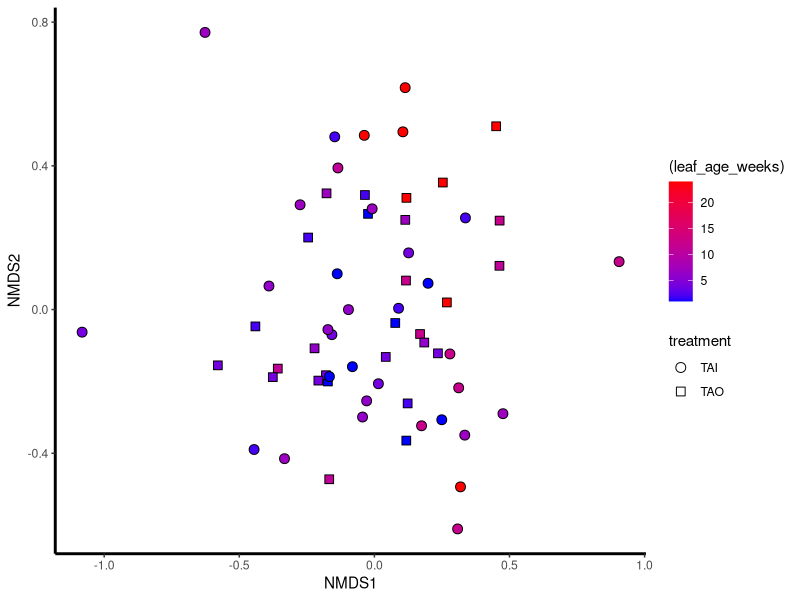
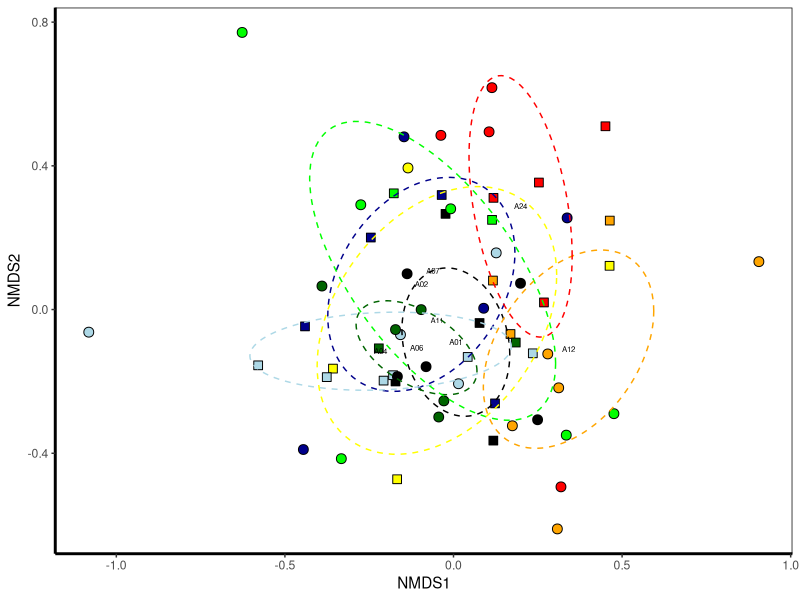
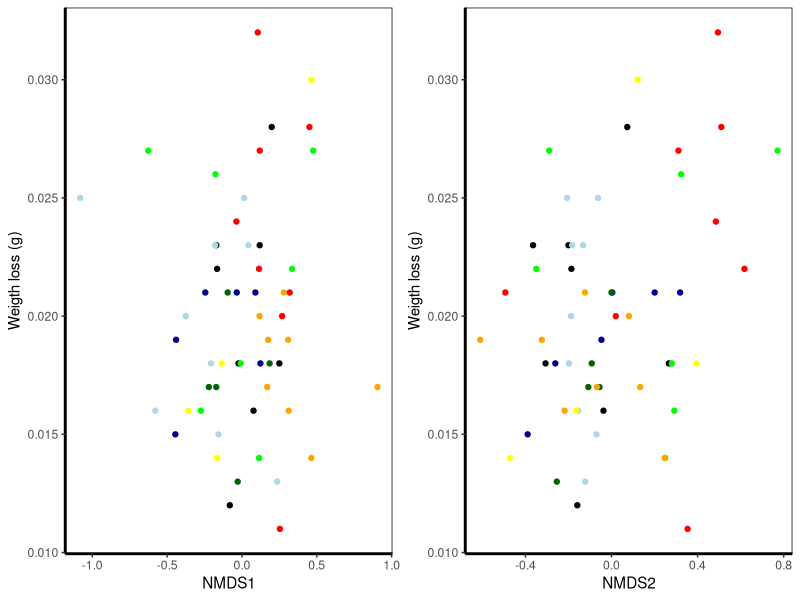

Here is the R script that generated these plots, in order: (Note: this script raises an error after producing the figures.)
#title: "FunExp_MultivAnalysis_v1"
#author: "Dr CG"
#date: "2/2/2024"

# Multivariate Diversity analysis for Fun Exp
## Libraries
library(ggplot2)
library(vegan)
library(plyr)
library(dplyr)
library(lme4)
library(nlme)
library(gridExtra)
library(reshape2)
library(car)
library(MASS)

## Plot themes
# With legend
Theme=theme_classic(base_size=11, base_family="Helvetica") +
  theme(axis.line = element_line(size = 1, colour = "black", linetype = "solid")) +theme(plot.title = element_text(size = 12))
# Without legends
Theme2=Theme+ theme(legend.position="none") + theme(panel.border=element_rect(fill=NA))

# Load data
ASVtable=read.table('input_data/ASVtable_FunExp12021-03-24.txt', header=TRUE)
TAXtable=read.table('input_data/TAXtable_FunExp12021-03-24.txt', header=TRUE)
meta.table=read.table('input_data/METAtable_FunExp12021-03-24_sampleNamesFIX.txt', header=TRUE)

## edits:
#Account for leaf_age as weeks 
meta.table$leaf_age_weeks=as.numeric(substr(meta.table$leaf_age, 2,3))

# Remove from metadata - replicate what was done in divAnalysis
meta.table2=meta.table[-c(
  which(meta.table$leaf_age=='A00'), 
  which(meta.table$leaf_age=='A08'), 
  which(meta.table$leaf_age=='A09'),
  which(meta.table$leaf_age=='A10'), 
  which(meta.table$leaf_age=='BIB'),
  which(meta.table$treatment=='F50'), 
  which(meta.table$treatment=='water_control'),
  which(meta.table$treatment=='broth_control'), 
  which(meta.table$treatment=='TAI_control'), 
  which(meta.table$treatment=='TAO_control')
),]
data.frame(dim(meta.table), dim(meta.table2)) # check that the column was eliminated by looking at the dimensions of the datasets

# Remove from ASVtable 
ASVtable2=ASVtable[-c(
  which(meta.table$leaf_age=='A00'), 
  which(meta.table$leaf_age=='A08'), 
  which(meta.table$leaf_age=='A09'),
  which(meta.table$leaf_age=='A10'), 
  which(meta.table$leaf_age=='BIB'),
  which(meta.table$treatment=='F50'), 
  which(meta.table$treatment=='water_control'),
  which(meta.table$treatment=='broth_control'), 
  which(meta.table$treatment=='TAI_control'), 
  which(meta.table$treatment=='TAO_control')
),]
data.frame(dim(ASVtable), dim(ASVtable2)) 
# check that the column was eliminated by looking at the dimensions of the datasets

# perMANOVA
adonis1=adonis2(ASVtable2~leaf_age_weeks*treatment, data=meta.table2) 
(adonis1)
adonis2=adonis2(ASVtable2~leaf_age_weeks, data=meta.table2) 
(adonis2)

# calculate NMDS scores per sample
NMDS.mod1=metaMDS(ASVtable2, k=3, distance ='bray', trymax = 50)
meta.table2.nmds=data.frame(meta.table2, scores(NMDS.mod1)$sites)

## ordielipse function
veganCovEllipse<-function (cov, center = c(0, 0), scale = 1, npoints = 100) 
{
  theta <- (0:npoints) * 2 * pi/npoints
  Circle <- cbind(cos(theta), sin(theta))
  t(center + scale * t(Circle %*% chol(cov)))
}

## plot NMDS - simple
ggplot(meta.table2.nmds, aes(NMDS1, NMDS2)) + geom_point(size=3, aes(fill=(leaf_age_weeks), shape=treatment)) + Theme + scale_shape_manual(values=c(21,22)) +scale_fill_gradient(low='blue', high='red') 

## plot NMDS - with ordiellipses
# Prepare for the ordihull
NMDS.table = data.frame(NMDS1 = meta.table2.nmds$NMDS1, 
                        NMDS2 = meta.table2.nmds$NMDS2,
                        group=factor(meta.table2.nmds$leaf_age))
NMDS.mean=aggregate(NMDS.table[,1:2],list(group=NMDS.table$group),mean)
df_ell <- data.frame()
for(g in levels(NMDS.table$group)){
  #g='A10'
  df_ell <- rbind(df_ell, cbind(as.data.frame(with(NMDS.table[NMDS.table$group==g,],
                                                   veganCovEllipse(cov.wt(cbind(NMDS1,NMDS2),wt=rep(1/length(NMDS1),length(NMDS1)))$cov,center=c(mean(NMDS1),mean(NMDS2)))))
                                ,group=g))
}

ggplot(meta.table2.nmds, aes(NMDS1, NMDS2)) + 
  geom_point(size=3, aes(fill=factor(leaf_age_weeks), shape=treatment)) + Theme2 + 
  scale_shape_manual(values=c(21,22)) +#scale_fill_gradient(low='blue', high='red') + 
  geom_path(data=df_ell, aes(x=NMDS1, y=NMDS2,colour=group), size=0.5, linetype=2) + 
  annotate("text",x=NMDS.mean$NMDS1,y=NMDS.mean$NMDS2,label=NMDS.mean$group, size=2) +
  scale_fill_manual(values=c('black', 'dark blue', 'light blue', 'dark green', 'green', 'yellow', 'orange', 'red')) +
  scale_color_manual(values=c('black', 'dark blue', 'light blue', 'dark green', 'green', 'yellow', 'orange', 'red')) 
  

# Plot nmds against function:
## import the function data and merge with the metadata table
fun.table=read.table('input_data/FunExp_metadata.txt', header=TRUE)
colnames(fun.table)[3]=  colnames(meta.table2.nmds)[2]
funmeta.table=left_join(fun.table, meta.table2.nmds)
funmeta.table2=funmeta.table[-which(is.na(funmeta.table[,10])),]

divfun_sup_nmdsplo1=ggplot(funmeta.table2, aes(x=NMDS1, y=W_Change)) + 
  geom_point(aes(color=factor(leaf_age_weeks))) + Theme2 + ylab('Weigth loss (g)') +
  scale_color_manual(values=c('black', 'dark blue', 'light blue', 'dark green', 'green', 'yellow', 'orange', 'red')) 


divfun_sup_nmdsplot2=ggplot(funmeta.table2, aes(x=NMDS2, y=W_Change)) + 
  geom_point(aes(color=factor(leaf_age_weeks))) + Theme2 + ylab('Weigth loss (g)') +
  scale_color_manual(values=c('black', 'dark blue', 'light blue', 'dark green', 'green', 'yellow', 'orange', 'red')) 

quartz(width=7.5, height=3.5)
grid.arrange(divfun_sup_nmdsplo1, divfun_sup_nmdsplot2, ncol=2)
quartz.save('/Figures/FigS4_NMDSaxis.pdf')

summary(lm(W_Change ~ NMDS1 * leaf_age_weeks, data=funmeta.table2))
summary(lm(W_Change ~ NMDS2 * leaf_age_weeks, data=funmeta.table2))

# no significant trends - ignore
